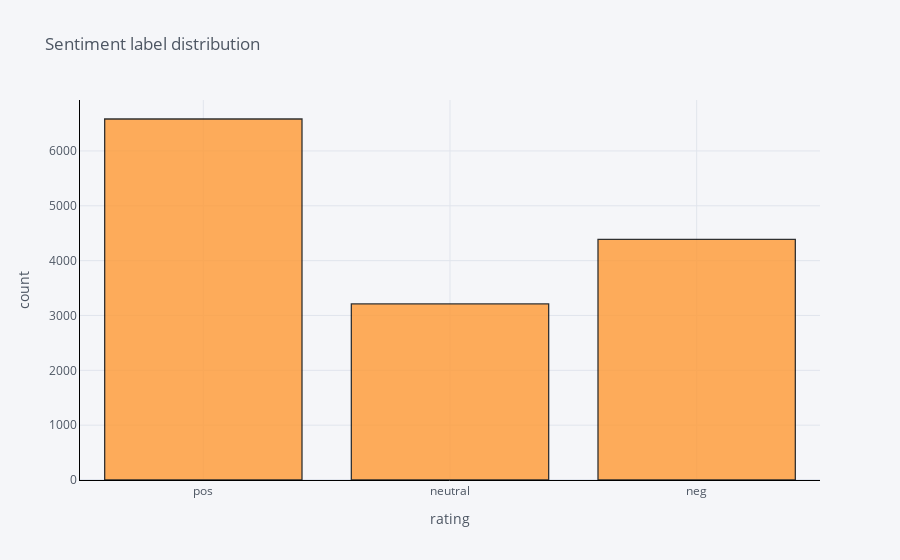

The notebook cell saved with this chart:
### Code cell
new_sent_uk_df['label'].iplot(
    kind='hist',
    bins=3,
    xTitle='rating',
    linecolor='black',
    yTitle='count',
    title='Sentiment label distribution')

### Figure 1 — Plotly figure (JSON) as saved in the notebook; plotly's stock layout.template omitted (floating-point values rounded to 4 significant figures; data arrays with more than 128 entries replaced by an {"elided": "..."} marker saying what was removed)
{"data": [{"histfunc": "count", "histnorm": "", "marker": {"color": "rgba(255, 153, 51, 1.0)", "line": {"color": "#000000", "width": 1.3}}, "name": "label", "nbinsx": 3, "opacity": 0.8, "orientation": "v", "type": "histogram", "x": {"elided": "14183 str values"}}], "layout": {"barmode": "overlay", "legend": {"bgcolor": "#F5F6F9", "font": {"color": "#4D5663"}}, "paper_bgcolor": "#F5F6F9", "plot_bgcolor": "#F5F6F9", "title": {"font": {"color": "#4D5663"}, "text": "Sentiment label distribution"}, "xaxis": {"gridcolor": "#E1E5ED", "linecolor": "black", "showgrid": true, "tickfont": {"color": "#4D5663"}, "title": {"font": {"color": "#4D5663"}, "text": "rating"}, "zerolinecolor": "#E1E5ED"}, "yaxis": {"gridcolor": "#E1E5ED", "linecolor": "black", "showgrid": true, "tickfont": {"color": "#4D5663"}, "title": {"font": {"color": "#4D5663"}, "text": "count"}, "zerolinecolor": "#E1E5ED"}}}
